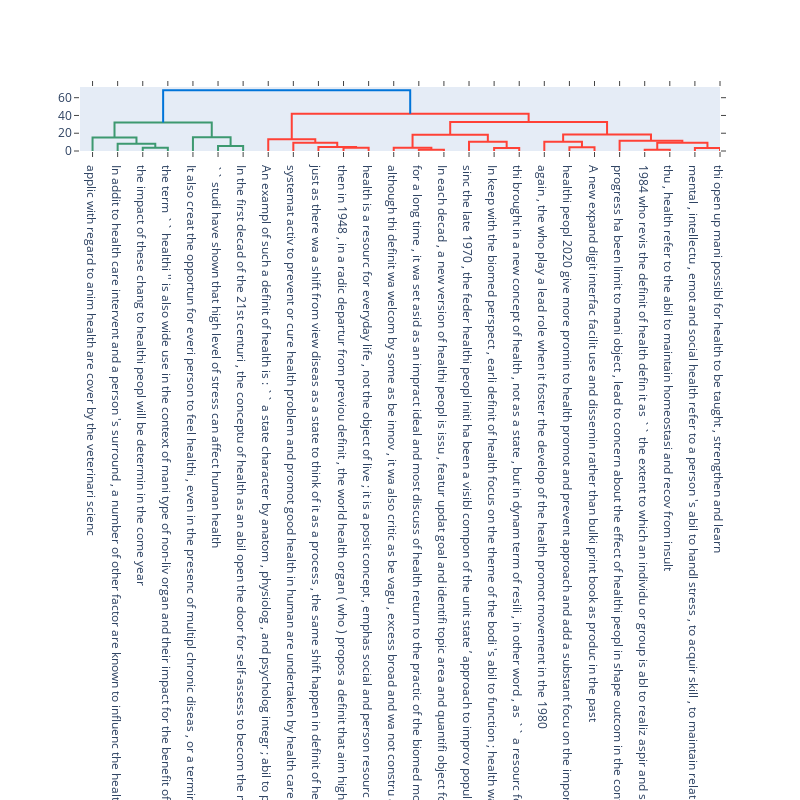

This figure's notebook cell:
### Code cell
import plotly.figure_factory as ff

fig = ff.create_dendrogram(ward(dist), orientation='bottom', labels=processedSentences)
fig.update_layout(width=800, height=800)
fig.show()

### Figure 1 — Plotly figure (JSON) as saved in the notebook; plotly's stock layout.template omitted (floating-point values rounded to 4 significant figures)
{"data": [{"hoverinfo": "text", "marker": {"color": "rgb(61,153,112)"}, "mode": "lines", "type": "scatter", "x": [25, 25, 35, 35], "xaxis": "x", "y": [0, 3.753, 3.753, 0], "yaxis": "y"}, {"hoverinfo": "text", "marker": {"color": "rgb(61,153,112)"}, "mode": "lines", "type": "scatter", "x": [15, 15, 30, 30], "xaxis": "x", "y": [0, 8.13, 8.13, 3.753], "yaxis": "y"}, {"hoverinfo": "text", "marker": {"color": "rgb(61,153,112)"}, "mode": "lines", "type": "scatter", "x": [5, 5, 22.5, 22.5], "xaxis": "x", "y": [0, 15.17, 15.17, 8.13], "yaxis": "y"}, {"hoverinfo": "text", "marker": {"color": "rgb(61,153,112)"}, "mode": "lines", "type": "scatter", "x": [55, 55, 65, 65], "xaxis": "x", "y": [0, 5.763, 5.763, 0], "yaxis": "y"}, {"hoverinfo": "text", "marker": {"color": "rgb(61,153,112)"}, "mode": "lines", "type": "scatter", "x": [45, 45, 60, 60], "xaxis": "x", "y": [0, 15.47, 15.47, 5.763], "yaxis": "y"}, {"hoverinfo": "text", "marker": {"color": "rgb(61,153,112)"}, "mode": "lines", "type": "scatter", "x": [13.75, 13.75, 52.5, 52.5], "xaxis": "x", "y": [15.17, 31.97, 31.97, 15.47], "yaxis": "y"}, {"hoverinfo": "text", "marker": {"color": "rgb(255,65,54)"}, "mode": "lines", "type": "scatter", "x": [105, 105, 115, 115], "xaxis": "x", "y": [0, 3.61, 3.61, 0], "yaxis": "y"}, {"hoverinfo": "text", "marker": {"color": "rgb(255,65,54)"}, "mode": "lines", "type": "scatter", "x": [95, 95, 110, 110], "xaxis": "x", "y": [0, 4.472, 4.472, 3.61], "yaxis": "y"}, {"hoverinfo": "text", "marker": {"color": "rgb(255,65,54)"}, "mode": "lines", "type": "scatter", "x": [85, 85, 102.5, 102.5], "xaxis": "x", "y": [0, 9.237, 9.237, 4.472], "yaxis": "y"}, {"hoverinfo": "text", "marker": {"color": "rgb(255,65,54)"}, "mode": "lines", "type": "scatter", "x": [75, 75, 93.75, 93.75], "xaxis": "x", "y": [0, 13.35, 13.35, 9.237], "yaxis": "y"}, {"hoverinfo": "text", "marker": {"color": "rgb(255,65,54)"}, "mode": "lines", "type": "scatter", "x": [135, 135, 145, 145], "xaxis": "x", "y": [0, 1.44, 1.44, 0], "yaxis": "y"}, {"hoverinfo": "text", "marker": {"color": "rgb(255,65,54)"}, "mode": "lines", "type": "scatter", "x": [125, 125, 140, 140], "xaxis": "x", "y": [0, 3.616, 3.616, 1.44], "yaxis": "y"}, {"hoverinfo": "text", "marker": {"color": "rgb(255,65,54)"}, "mode": "lines", "type": "scatter", "x": [165, 165, 175, 175], "xaxis": "x", "y": [0, 3.483, 3.483, 0], "yaxis": "y"}, {"hoverinfo": "text", "marker": {"color": "rgb(255,65,54)"}, "mode": "lines", "type": "scatter", "x": [155, 155, 170, 170], "xaxis": "x", "y": [0, 10.35, 10.35, 3.483], "yaxis": "y"}, {"hoverinfo": "text", "marker": {"color": "rgb(255,65,54)"}, "mode": "lines", "type": "scatter", "x": [132.5, 132.5, 162.5, 162.5], "xaxis": "x", "y": [3.616, 18.28, 18.28, 10.35], "yaxis": "y"}, {"hoverinfo": "text", "marker": {"color": "rgb(255,65,54)"}, "mode": "lines", "type": "scatter", "x": [195, 195, 205, 205], "xaxis": "x", "y": [0, 4.123, 4.123, 0], "yaxis": "y"}, {"hoverinfo": "text", "marker": {"color": "rgb(255,65,54)"}, "mode": "lines", "type": "scatter", "x": [185, 185, 200, 200], "xaxis": "x", "y": [0, 10.45, 10.45, 4.123], "yaxis": "y"}, {"hoverinfo": "text", "marker": {"color": "rgb(255,65,54)"}, "mode": "lines", "type": "scatter", "x": [225, 225, 235, 235], "xaxis": "x", "y": [0, 1.415, 1.415, 0], "yaxis": "y"}, {"hoverinfo": "text", "marker": {"color": "rgb(255,65,54)"}, "mode": "lines", "type": "scatter", "x": [245, 245, 255, 255], "xaxis": "x", "y": [0, 3.317, 3.317, 0], "yaxis": "y"}, {"hoverinfo": "text", "marker": {"color": "rgb(255,65,54)"}, "mode": "lines", "type": "scatter", "x": [230, 230, 250, 250], "xaxis": "x", "y": [1.415, 9.274, 9.274, 3.317], "yaxis": "y"}, {"hoverinfo": "text", "marker": {"color": "rgb(255,65,54)"}, "mode": "lines", "type": "scatter", "x": [215, 215, 240, 240], "xaxis": "x", "y": [0, 11.58, 11.58, 9.274], "yaxis": "y"}, {"hoverinfo": "text", "marker": {"color": "rgb(255,65,54)"}, "mode": "lines", "type": "scatter", "x": [192.5, 192.5, 227.5, 227.5], "xaxis": "x", "y": [10.45, 18.6, 18.6, 11.58], "yaxis": "y"}, {"hoverinfo": "text", "marker": {"color": "rgb(255,65,54)"}, "mode": "lines", "type": "scatter", "x": [147.5, 147.5, 210, 210], "xaxis": "x", "y": [18.28, 32.77, 32.77, 18.6], "yaxis": "y"}, {"hoverinfo": "text", "marker": {"color": "rgb(255,65,54)"}, "mode": "lines", "type": "scatter", "x": [84.38, 84.38, 178.8, 178.8], "xaxis": "x", "y": [13.35, 41.88, 41.88, 32.77], "yaxis": "y"}, {"hoverinfo": "text", "marker": {"color": "rgb(0,116,217)"}, "mode": "lines", "type": "scatter", "x": [33.12, 33.12, 131.6, 131.6], "xaxis": "x", "y": [31.97, 68.43, 68.43, 41.88], "yaxis": "y"}], "layout": {"autosize": false, "height": 800, "hovermode": "closest", "showlegend": false, "width": 800, "xaxis": {"mirror": "allticks", "rangemode": "tozero", "showgrid": false, "showline": true, "showticklabels": true, "tickmode": "array", "ticks": "outside", "ticktext": ["applic with regard to anim health are cover by the veterinari scienc", "In addit to health care intervent and a person 's surround , a number of other factor are known to influenc the health statu of individu , includ their background , lifestyl , and econom , social condit and spiritu ; these are refer to as `` determin of health", "the impact of these chang to healthi peopl will be determin in the come year", "the term `` healthi '' is also wide use in the context of mani type of non-liv organ and their impact for the benefit of human , such as in the sens of healthi commun , healthi citi or healthi environ", "It also creat the opportun for everi person to feel healthi , even in the presenc of multipl chronic diseas , or a termin condit , and for the re-examin of determin of health , away from the tradit approach that focus on the reduct of the preval of diseas", "`` studi have shown that high level of stress can affect human health", "In the first decad of the 21st centuri , the conceptu of health as an abil open the door for self-assess to becom the main indic to judg the perform of effort aim at improv human health", "An exampl of such a definit of health is : `` a state character by anatom , physiolog , and psycholog integr ; abil to perform person valu famili , work , and commun role ; abil to deal with physic , biolog , psycholog , and social stress ''", "systemat activ to prevent or cure health problem and promot good health in human are undertaken by health care provid", "just as there wa a shift from view diseas as a state to think of it as a process , the same shift happen in definit of health", "then in 1948 , in a radic departur from previou definit , the world health organ ( who ) propos a definit that aim higher : link health to well-b , in term of `` physic , mental , and social well-b , and not mere the absenc of diseas and infirm ''", "health is a resourc for everyday life , not the object of live ; it is a posit concept , emphas social and person resourc , as well as physic capac ''", "although thi definit wa welcom by some as be innov , it wa also critic as be vagu , excess broad and wa not constru as measur", "for a long time , it wa set asid as an impract ideal and most discuss of health return to the practic of the biomed model", "In each decad , a new version of healthi peopl is issu , featur updat goal and identifi topic area and quantifi object for health improv dure the succeed ten year , with assess at that point of progress or lack thereof", "sinc the late 1970 , the feder healthi peopl initi ha been a visibl compon of the unit state ’ approach to improv popul health", "In keep with the biomed perspect , earli definit of health focus on the theme of the bodi 's abil to function ; health wa seen as a state of normal function that could be disrupt from time to time by diseas", "thi brought in a new concept of health , not as a state , but in dynam term of resili , in other word , as `` a resourc for live ''", "again , the who play a lead role when it foster the develop of the health promot movement in the 1980", "healthi peopl 2020 give more promin to health promot and prevent approach and add a substant focu on the import of address social determin of health", "A new expand digit interfac facilit use and dissemin rather than bulki print book as produc in the past", "progress ha been limit to mani object , lead to concern about the effect of healthi peopl in shape outcom in the context of a decentr and uncoordin US health system", "1984 who revis the definit of health defin it as `` the extent to which an individu or group is abl to realiz aspir and satisfi need and to chang or cope with the environ", "thu , health refer to the abil to maintain homeostasi and recov from insult", "mental , intellectu , emot and social health refer to a person 's abil to handl stress , to acquir skill , to maintain relationship , all of which form resourc for resili and independ live", "thi open up mani possibl for health to be taught , strengthen and learn"], "tickvals": [5, 15, 25, 35, 45, 55, 65, 75, 85, 95, 105, 115, 125, 135, 145, 155, 165, 175, 185, 195, 205, 215, 225, 235, 245, 255], "type": "linear", "zeroline": false}, "yaxis": {"mirror": "allticks", "rangemode": "tozero", "showgrid": false, "showline": true, "showticklabels": true, "ticks": "outside", "type": "linear", "zeroline": false}}}
